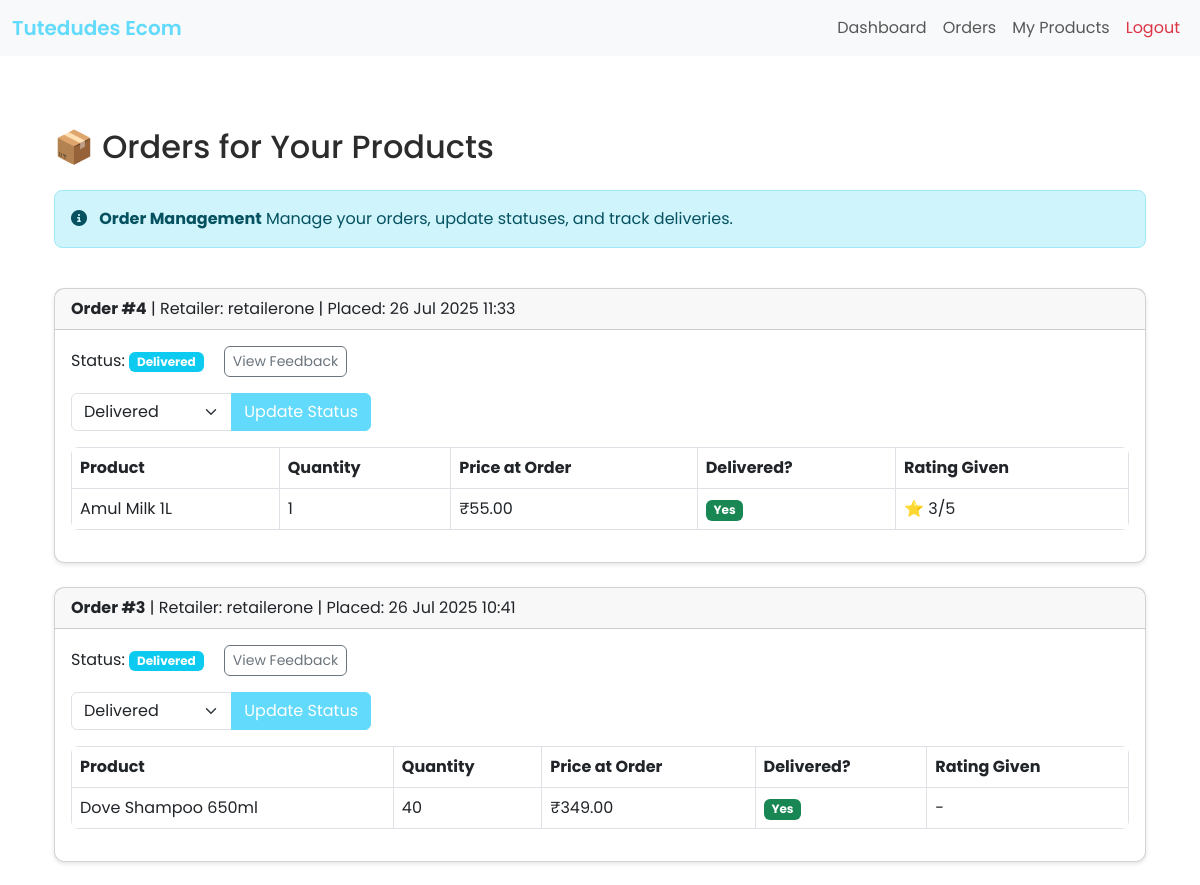
Page /vendor/orders/ (signed in, upper part) on the earlier database version.
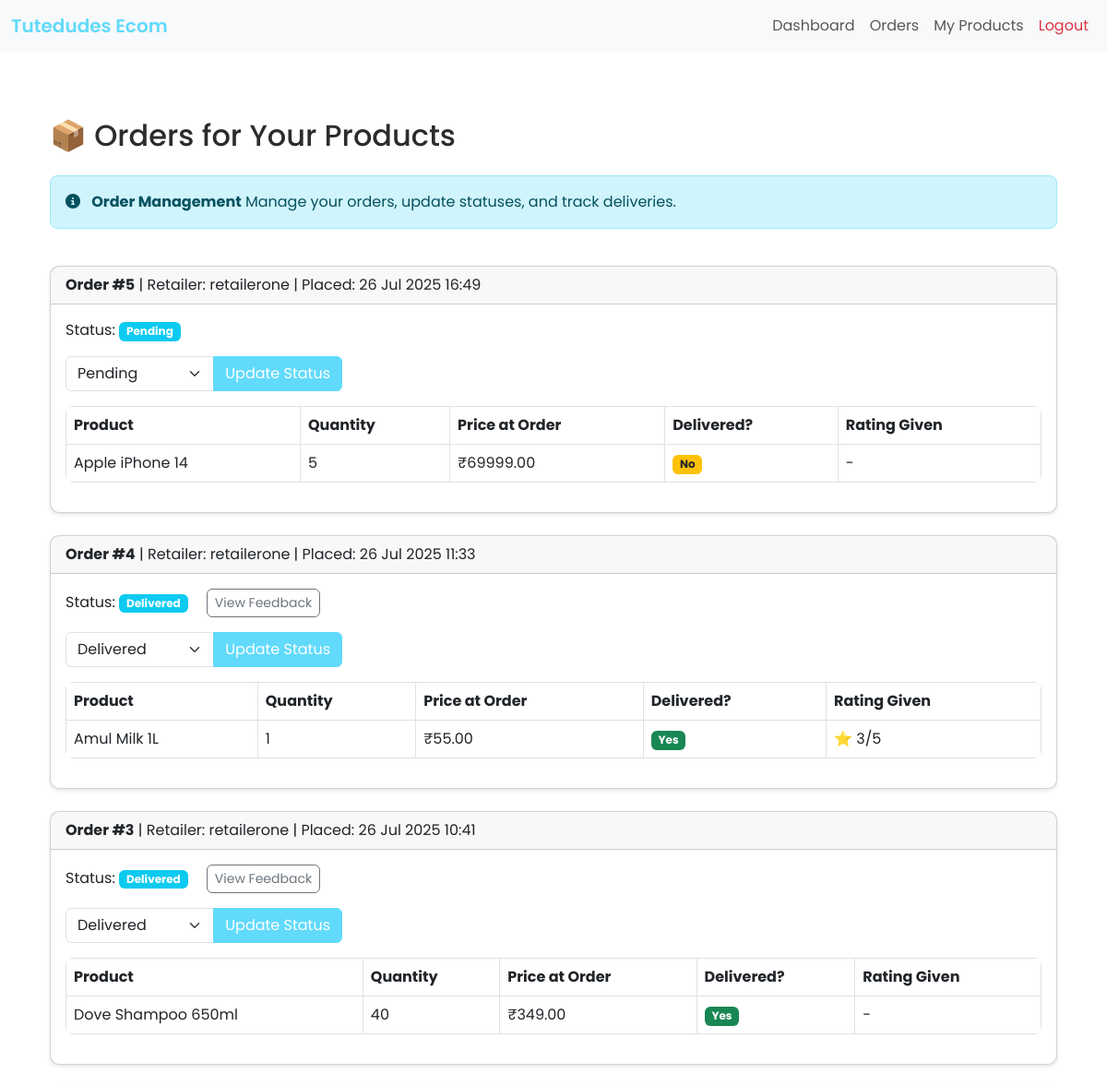
Same page on the later database version.
### ecomApp/models.py (models this page shows, shortened)
class Order(models.Model):
    STATUS_CHOICES = [
        ('pending', 'Pending'),
        ('processing', 'Processing'),
        ('dispatched', 'Dispatched'),
        ('delivered', 'Delivered'),
        ('cancelled', 'Cancelled'),
    ]
    retailer = models.ForeignKey(settings.AUTH_USER_MODEL, on_delete=models.CASCADE, related_name='orders')
    created_at = models.DateTimeField(auto_now_add=True)
    total_price = models.DecimalField(max_digits=10, decimal_places=2)
    status = models.CharField(max_length=20, choices=STATUS_CHOICES, default='pending')

class CustomUser(AbstractUser):
    is_vendor = models.BooleanField(default=False)
    is_retailer = models.BooleanField(default=False)

class OrderItem(models.Model):
    order = models.ForeignKey(Order, on_delete=models.CASCADE, related_name='items')
    product = models.ForeignKey(Product, on_delete=models.CASCADE)
    vendor = models.ForeignKey(settings.AUTH_USER_MODEL, on_delete=models.CASCADE, limit_choices_to={'is_vendor': True}, related_name='order_items', null=True, blank=True)
    quantity = models.PositiveIntegerField()
    price_at_order_time = models.DecimalField(max_digits=10, decimal_places=2)
    delivered = models.BooleanField(default=False)
    added_by = models.CharField(max_length=10, choices=[('AI', 'AI'), ('Manual', 'Manual')], default='Manual')

class Product(models.Model):
    vendor = models.ForeignKey(settings.AUTH_USER_MODEL, on_delete=models.CASCADE, limit_choices_to={'is_vendor': True}, related_name='products')
    category = models.ForeignKey('Category', on_delete=models.SET_NULL, null=True, blank=True, related_name='products')
    name = models.CharField(max_length=255)
    description = models.TextField(blank=True)
    price = models.DecimalField(max_digits=10, decimal_places=2)
    quantity = models.PositiveIntegerField()
    image = models.ImageField(upload_to='product_images/', blank=True, null=True)
    available = models.BooleanField(default=True)
    created_at = models.DateTimeField(auto_now_add=True)
    updated_at = models.DateTimeField(auto_now=True)

### ecomApp/views.py (the view)
# urls.py: path('vendor/orders/', views.vendor_orders, name='vendor_orders'),
@login_required
@user_passes_test(is_vendor, login_url='/')
def vendor_orders(request):
    from .models import OrderItem, Order, Feedback
    order_items = OrderItem.objects.select_related('order', 'product').filter(product__vendor=request.user).order_by('-order__created_at')
    orders_dict = {}
    for item in order_items:
        oid = item.order.id
        if oid not in orders_dict:
            orders_dict[oid] = {
                'order': item.order,
                'retailer': item.order.retailer,
                'items': [],
                'feedbacks': [],
            }
        fb = Feedback.objects.filter(order=item.order, product=item.product).first()
        item.order_rating = fb.rating if fb else None
        orders_dict[oid]['items'].append(item)
        orders_dict[oid]['feedbacks'] = Feedback.objects.filter(order=item.order, vendor=request.user)
    orders_list = list(orders_dict.values())
    from django.core.paginator import Paginator
    paginator = Paginator(orders_list, 5)
    page_number = request.GET.get('page')
    page_obj = paginator.get_page(page_number)
    status_choices = Order.STATUS_CHOICES
    return render(request, 'vendor_orders.html', {
        'page_obj': page_obj,
        'orders': page_obj.object_list,
        'status_choices': status_choices,
    })

### ecomApp/views.py (called while the page is built)
def is_vendor(user):
    return user.is_authenticated and getattr(user, 'is_vendor', False)

### ecomApp/templates/vendor_orders.html (shortened to what this page needs)
{% extends "base.html" %}
{% block content %}
<div class="container py-5">
    <h2 class="mb-4">📦 Orders for Your Products</h2>
    <div class="row mb-4">
        <div class="col-md-12">
            <div class="alert alert-info">
                <i class="fas fa-info-circle me-2"></i>
                <strong>Order Management</strong>
                Manage your orders, update statuses, and track deliveries.
            </div>
        </div>
    </div>
    {% if orders %}
        {% for group in orders %}
        <div class="card mb-4">
            <div class="card-header">
                <strong>Order #{{ group.order.id }}</strong> | Retailer: {{ group.retailer.username }} | Placed: {{ group.order.created_at|date:"d M Y H:i" }}
            </div>
            <div class="card-body">
                <p>Status: <span class="badge bg-info">{{ group.order.get_status_display }}</span>
{% if group.feedbacks %}
<button class="btn btn-outline-secondary btn-sm ms-3" type="button" data-bs-toggle="collapse" data-bs-target="#feedback-{{ group.order.id }}" aria-expanded="false" aria-controls="feedback-{{ group.order.id }}">
    View Feedback
</button>
{% endif %}
</p>
                <form method="post" action="{% url 'update_order_status' group.order.id %}">
                    <div class="input-group mb-3" style="max-width:300px;">
                        <select name="status" class="form-select">
                            {% for value, label in status_choices %}
                                <option value="{{ value }}" {% if group.order.status == value %}selected{% endif %}>{{ label }}</option>
                            {% endfor %}
                        </select>
                        <button type="submit" class="btn btn-primary">Update Status</button>
                    </div>
                </form>
                <table class="table table-bordered">
                    <thead>
                        <tr>
                            <th>Product</th>
                            <th>Quantity</th>
                            <th>Price at Order</th>
                            <th>Delivered?</th>
                            <th>Rating Given</th>
                        </tr>
                    </thead>
                    <tbody>
                        {% for item in group.items %}
                        <tr>
                            <td>{{ item.product.name }}</td>
                            <td>{{ item.quantity }}</td>
                            <td>₹{{ item.price_at_order_time }}</td>
                            <td>
                                {% if item.delivered %}
                                    <span class="badge bg-success">Yes</span>
                                {% else %}
                                    <span class="badge bg-warning text-dark">No</span>
                                {% endif %}
                            </td>
                            <td>
                                {% if item.order_rating %}
                                    ⭐ {{ item.order_rating }}/5
                                {% else %}-{% endif %}
                            </td>
                        </tr>
                        {% endfor %}
                    </tbody>
                </table>
            </div>
        </div>
        {% endfor %}
    {% else %}
        <div class="alert alert-info">No orders for your products yet.</div>
    {% endif %}
</div>
{% endblock %}

Differences in the rows shown:
added Order: order.id "5", retailer.username "retailerone", order.created_at "26 Jul 2025 16:49", order.status "Pending", status "Pending"
added OrderItem: product.name "Apple iPhone 14", quantity "5", price_at_order_time "69999.00", delivered "No"
